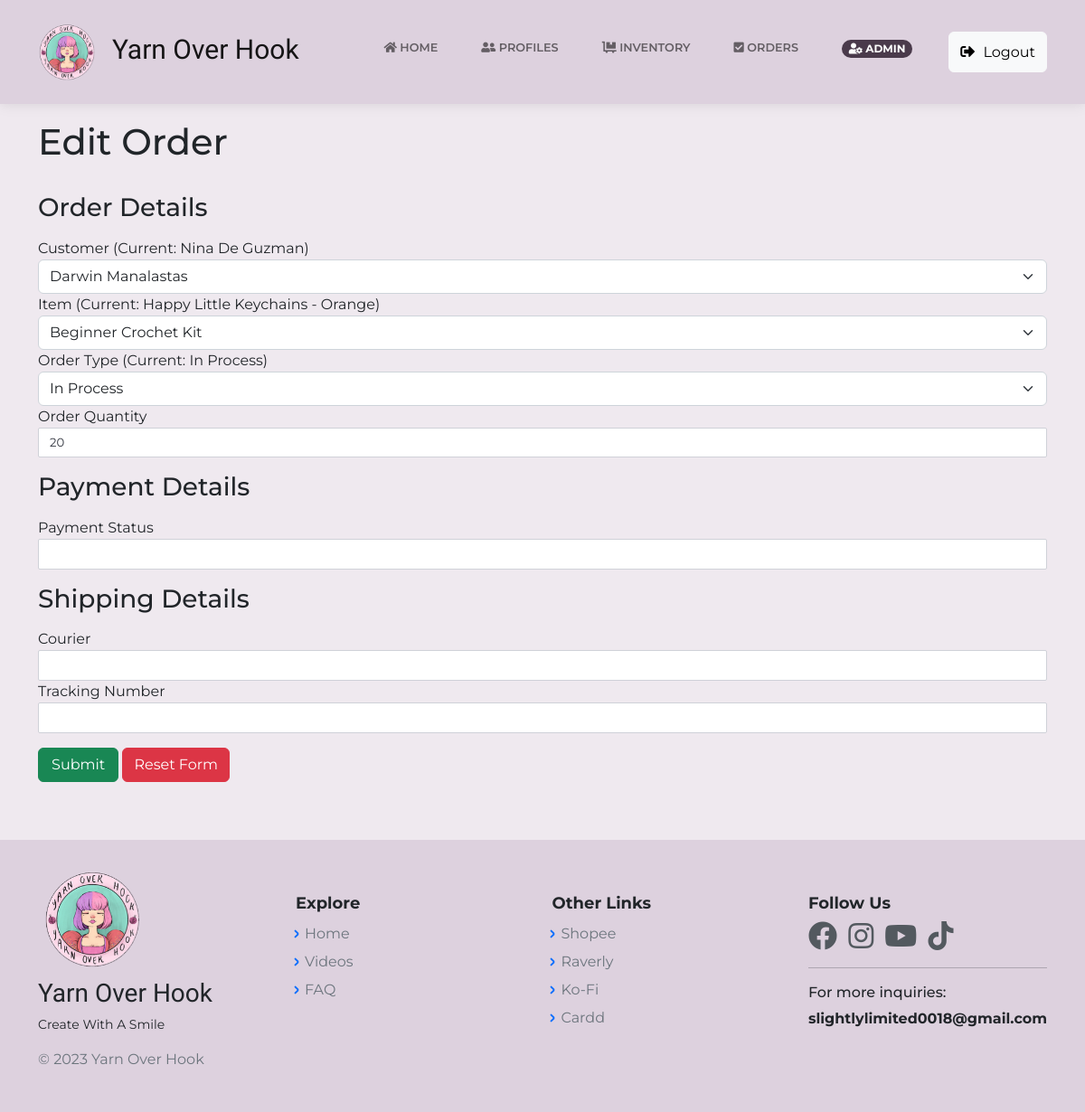
The app's page /EditOrder.php?id=7 (signed in), older data.
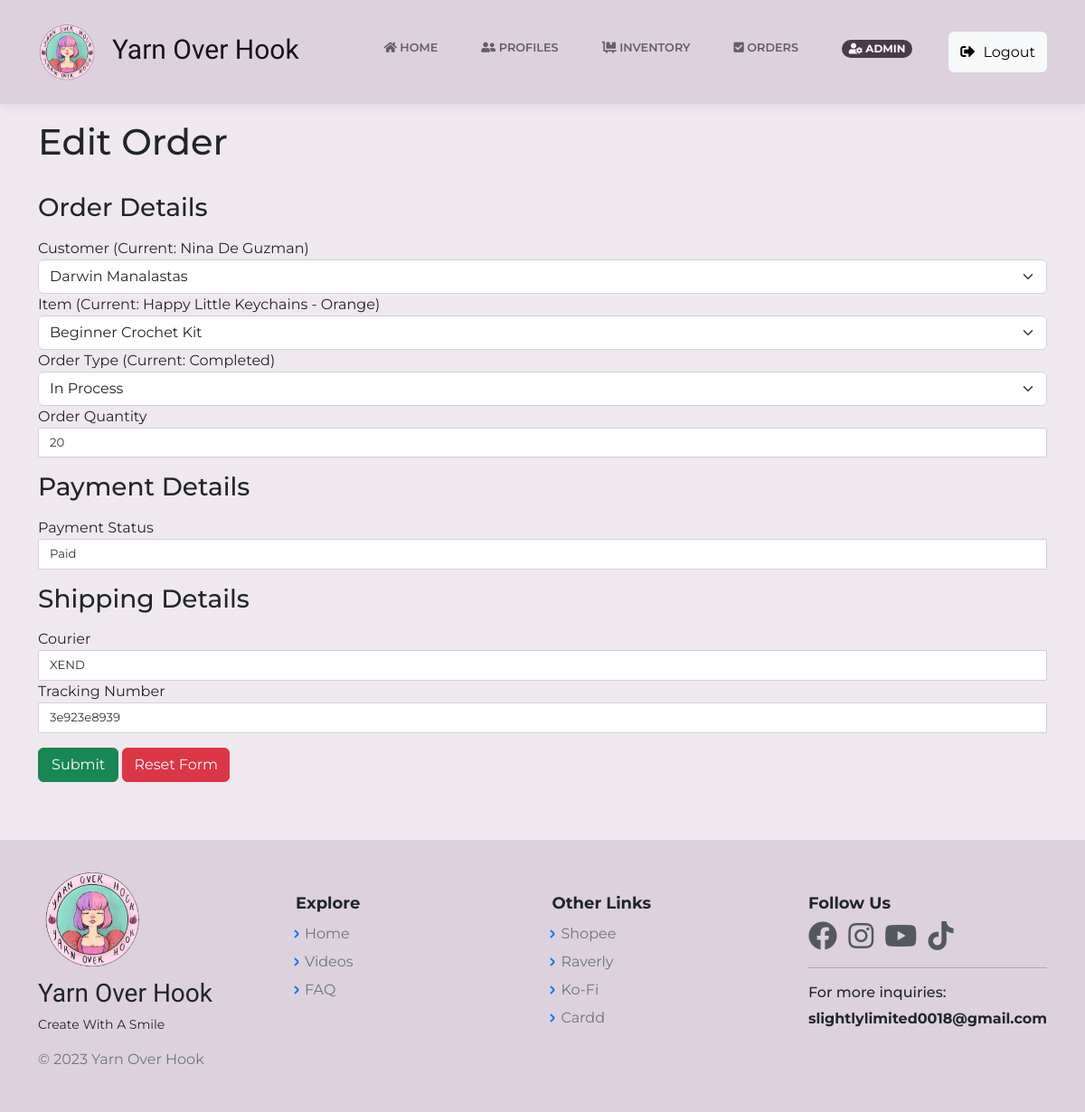
The same page, newer data.
### tables this page shows
CREATE TABLE `orders_db` (
  `OrderID` bigint(20) NOT NULL,
  `ItemID` bigint(20) NOT NULL,
  `c_id` bigint(12) NOT NULL,
  `OrderQty` int(11) NOT NULL,
  `OrderType` varchar(255) NOT NULL,
  `TypeID` int(11) NOT NULL,
  `OrderDate` timestamp NOT NULL DEFAULT current_timestamp() ON UPDATE current_timestamp(),
  `OrderTotal` int(12) NOT NULL,
  `proof_img` varchar(255) NOT NULL,
  `p_mode` varchar(255) NOT NULL,
  `tracking_no` varchar(255) NOT NULL,
  `courier_id` varchar(255) NOT NULL,
  `pay_status` varchar(255) NOT NULL
);

CREATE TABLE `cust_profile` (
  `id` bigint(20) NOT NULL,
  `c_id` bigint(12) NOT NULL,
  `c_name` varchar(60) NOT NULL,
  `c_avatar` varchar(255) NOT NULL,
  `c_label` varchar(255) NOT NULL,
  `email` varchar(60) NOT NULL,
  `region` varchar(60) NOT NULL,
  `city` varchar(60) NOT NULL,
  `street` varchar(60) NOT NULL,
  `barangay` varchar(60) NOT NULL,
  `phone_no` varchar(20) NOT NULL,
  `zip_code` int(12) NOT NULL,
  `unit_no` int(11) NOT NULL,
  `date` timestamp NOT NULL DEFAULT current_timestamp() ON UPDATE current_timestamp(),
  `address` varchar(150) NOT NULL,
  `login_id` bigint(12) NOT NULL,
  `unique_id` int(5) NOT NULL DEFAULT 1,
  `cust_status` int(1) NOT NULL DEFAULT 0
);

CREATE TABLE `inventory_db` (
  `id` bigint(20) NOT NULL,
  `ItemID` bigint(20) NOT NULL,
  `ItemName` varchar(100) NOT NULL,
  `ItemImg` varchar(255) NOT NULL,
  `ItemDesc` text NOT NULL,
  `ItemType` varchar(255) NOT NULL,
  `TypeID` int(11) NOT NULL,
  `ItemPrice` int(12) NOT NULL,
  `ItemQty` int(12) NOT NULL,
  `created_at` timestamp NOT NULL DEFAULT current_timestamp() ON UPDATE current_timestamp()
);

### EditOrder.php (the view, shortened to what this page needs)
<?php
    include("includes/dbh.inc.php");
    require 'layouts/Header.php';
    $inv = "SELECT * FROM inventory_db ORDER BY ItemID";
	$result_inv = mysqli_query($con, $inv);
	$inv_item = mysqli_fetch_all($result_inv, MYSQLI_ASSOC);
    $prof = "SELECT * FROM cust_profile WHERE cust_status = '1'";
	$result_prof = mysqli_query($con, $prof);
	$prof_sel = mysqli_fetch_all($result_prof, MYSQLI_ASSOC);
    if(isset($_GET['id'])) {
		$id = mysqli_real_escape_string($con, $_GET['id']);
		$item = "SELECT * FROM orders_db INNER JOIN cust_profile
        ON orders_db.c_id = cust_profile.c_id INNER JOIN inventory_db
        ON orders_db.ItemID = inventory_db.ItemID  WHERE OrderID = $id AND cust_profile.cust_status = '1'";
		$result = mysqli_query($con, $item);
		$order = mysqli_fetch_assoc($result);
	}
?>
<body class="d-flex flex-column min-vh-100">
<?php require 'layouts/nav.php';?>
    <?php if($order): ?>
    <div class="container my-5">
        <h1> Edit Order </h1>
        <div class="form-group">
            <form action="EditOrder.php?id=<?php echo $order['OrderID']; ?>" method="POST" id="form">
                <div class="row my-3">
                    <h3 class="my-3"> Order Details </h3>
                    <div class="col-md-12">
                        <label>Customer (Current: <?php echo $order['c_name']; ?>)</label>
                        <select class="form-select" id="CustProf" name="CustProf" aria-label=".form-select example">
                            <?php foreach($prof_sel as $prof): ?>
                            <option value="<?php echo $prof['c_id'] ?>"><?php echo $prof['c_name']; ?></option>
                            <?php endforeach; ?>
                        </select>
                    </div>
                    <div class="col-md-12">
                        <label>Item (Current: <?php echo $order['ItemName']; ?>)</label>
                        <select class="form-select" id="InvItem" name="InvItem" aria-label=".form-select example">
                            <?php foreach($inv_item as $inv): ?>
                            <option value="<?php echo $inv['ItemID'] ?>"><?php echo $inv['ItemName']; ?></option>
                            <?php endforeach; ?>
                        </select>
                    </div>
                    <div class="col-md-12">
                        <label>Order Type (Current: <?php echo $order['OrderType']; ?>)</label>
                        <select class="form-select" id="OrderType" name="OrderType" aria-label=".form-select example">
                            <option value="In Process">In Process</option>
                        </select>
                    </div>
                    <div class="col-md-12">
                        <label>Order Quantity</label>
                        <input type="text" name="OrderQty" id="OrderQty" class="form-control" value="<?php echo $order['OrderQty']; ?>">
                    </div>
                    <h3 class="my-3"> Payment Details </h3>
                    <div class="col-md-12">
                        <label>Payment Status</label>
                        <input type="text" name="pay_status" id="pay_status" class="form-control" value="<?php echo $order['pay_status']; ?>">
                    </div>
                    <h3 class="my-3"> Shipping Details </h3>
                    <div class="col-md-12">
                        <label>Courier</label>
                        <input type="text" name="courier_id" id="courier_id" class="form-control" value="<?php echo $order['courier_id']; ?>">
                    </div>
                    <div class="col-md-12">
                        <label>Tracking Number</label>
                        <input type="text" name="tracking_no" id="tracking_no" class="form-control" value="<?php echo $order['tracking_no']; ?>">
                    </div>
                    <div class="button-group float-end">
                        <input class="btn btn-success mt-3" id="editOrder" name="edit_order" value="Submit" style="width:8%">
                        <input class="btn btn-danger mt-3" type="reset" id="reset" value="Reset Form">
                    </div>
                </div>
            </form>
        </div>
    </div>
    <?php else: ?>
        <div class="container my-5">
            <h2> Oops.. Page not found. Please try again. </h2>
        </div>
    <?php endif ?>
<?php require 'layouts/Footer.php';?>

Row changes from the older to the newer data that the page shows:
changed orders_db "Nina De Guzman": OrderType "In Process" → "Completed"; pay_status (not shown) → "Paid"; courier_id (not shown) → "XEND"; tracking_no (not shown) → "3e923e8939"
